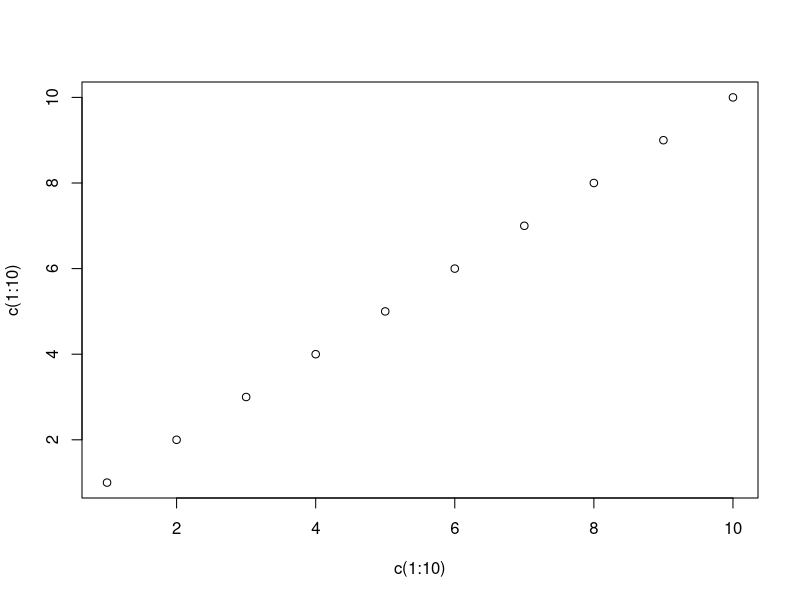
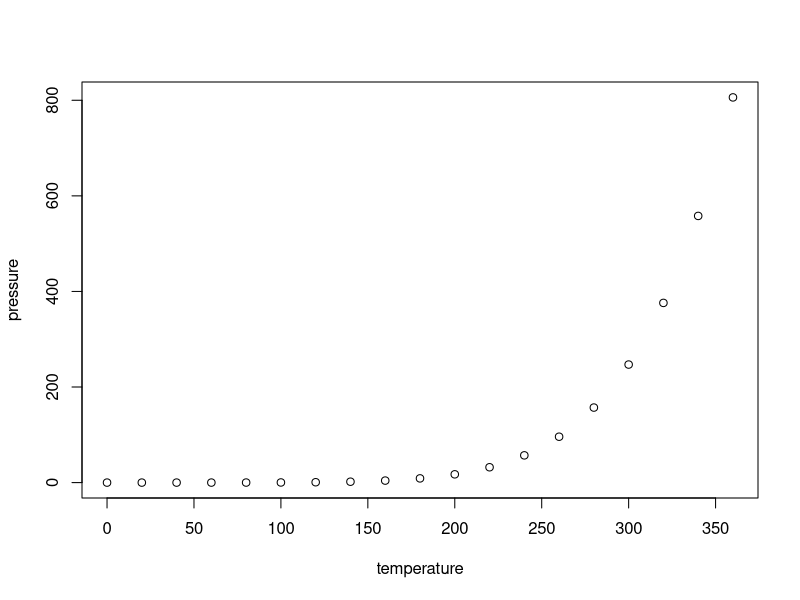

Write the R code that produced these figures, in order.
## ---- chunk 1
plot(c(1:10),c(1:10))
## ---- chunk 2
summary(cars)
## ---- chunk 3
plot(pressure)
